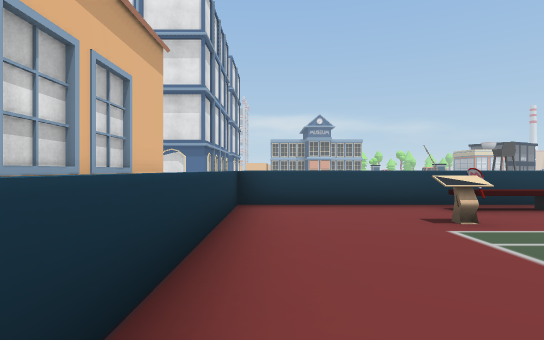
View 1 (above)

16 first-person views from a walk through a Unity game level. The camera is 1.4 m above the floor, looks level and sees 80° across. The floor is counted in squares, 2 m on a side. Each view is taken from the middle of a square. On the plan, view 1 faces up. The plan holds only what a view shows up to about 10 squares ahead; the rest is blank. The place goes on beyond the plan. The player is left out.

View 2
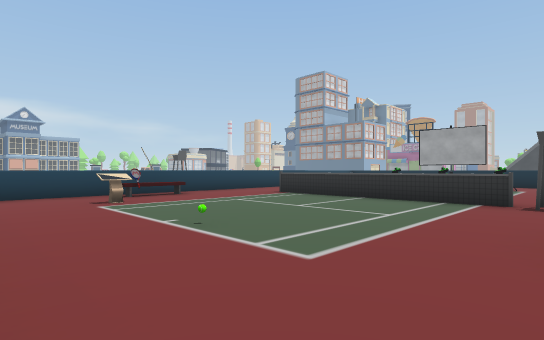

View 3
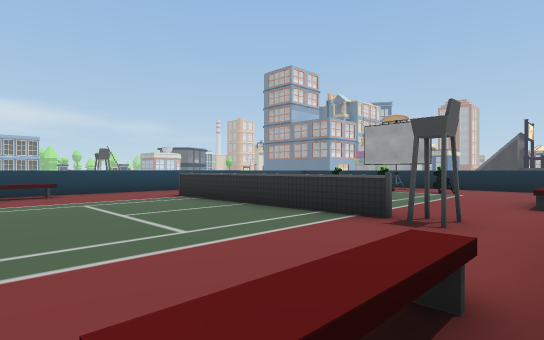

View 4
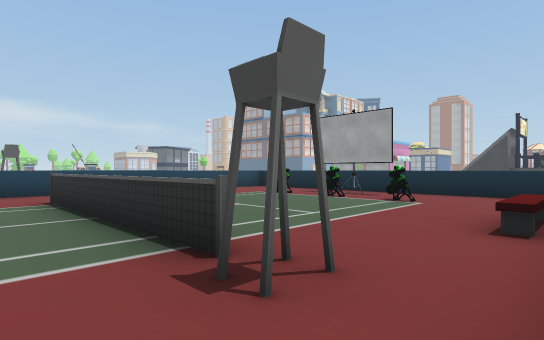

View 5
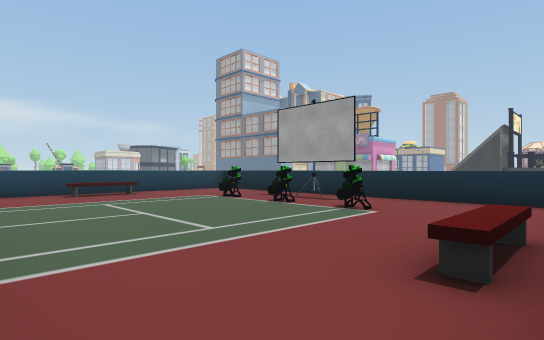

View 6
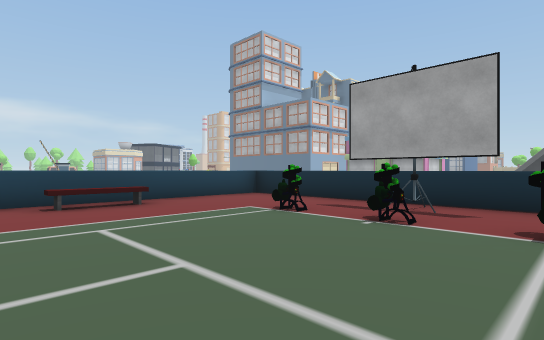

View 7
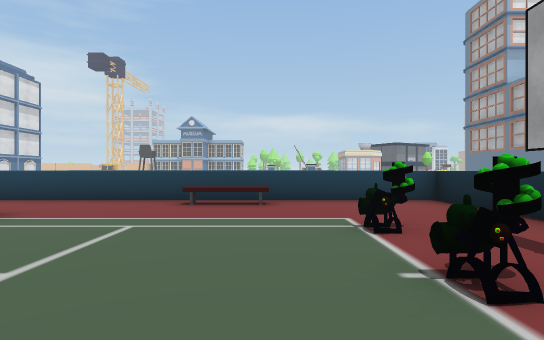

View 8
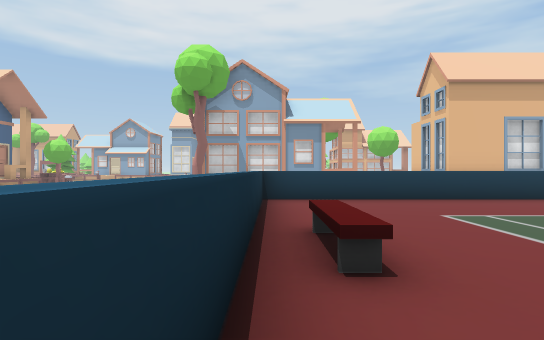

View 9
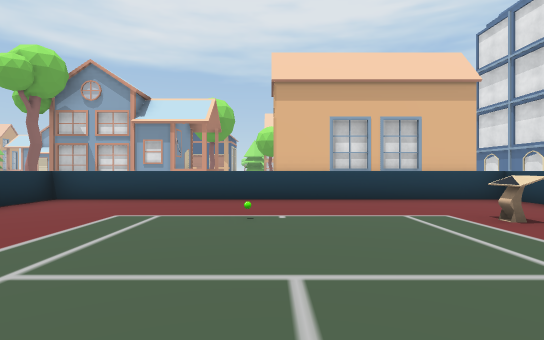

View 10
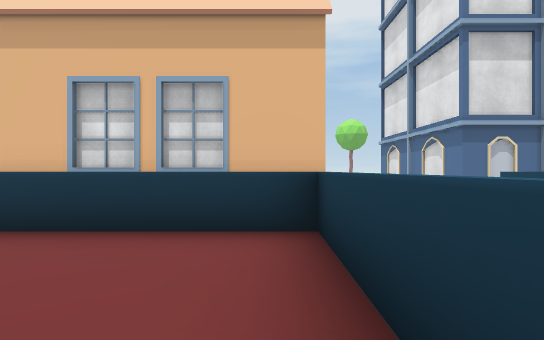

View 11
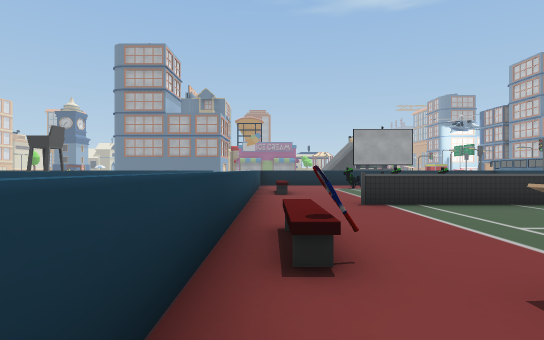

View 12
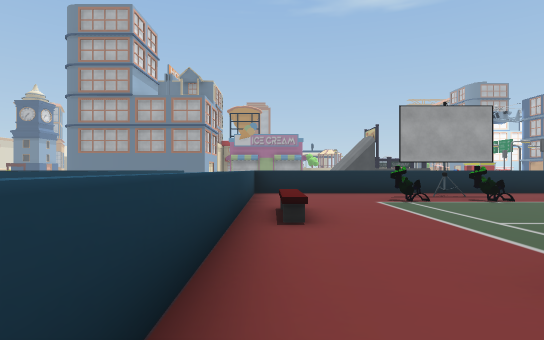

View 13
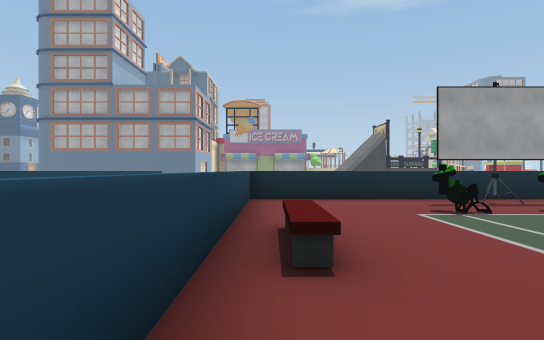

View 14
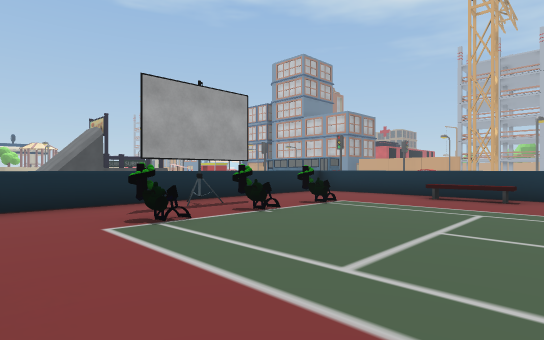

View 15
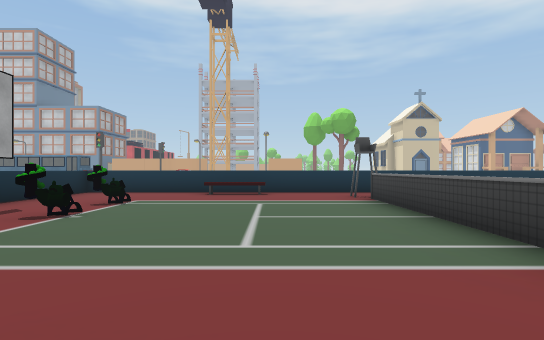

View 16
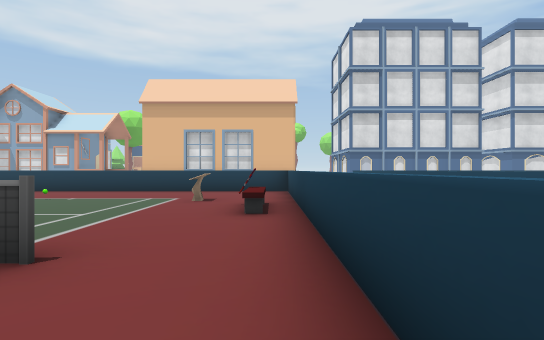

### Floor plan
Points are (right, up) in squares from view 1. A wall is a line through its corners. A room is listed if a view was taken in it or the views show most of it. See-through windows are left out.
Room 1 (views 1, 2, 3, 4, 5, 6, 7, 8, 9, 10, 11, 12, 13, 14, 15, 16)
walls: (7.6, -2) (7.6, 4.2) (7.6, -1.9); (4.1, -4.2) (6.1, -4.2); (11.1, -4.2) (12.8, -4.2); (15.8, -4) (15.8, 6.5) (-0.7, 6.5) (-0.7, -4.2) (-0.1, -4.2)
low walls: (4.9, -3.1) (4.9, -3.6) (3.1, -3.6); (5, 5.5) (4.4, 5.5); (12, -3.6) (10.2, -3.6) (10.2, -3.2) (12, -3.2); (12, 5.5) (10.1, 5.5)
objects: other object (3, 4); other object (4, 6); other object (13, -1); other object (13, 1) to (14, 1); other object (13, 3); other object (15, 1)

Where each view was taken, in squares from view 1:
view 1: 0 up, 0 right, facing up
view 2: 3 down, 0 right, facing up-right
view 3: 4 down, 3 right, facing up-right
view 4: 4 down, 6 right, facing up-right
view 5: 4 down, 8 right, facing up-right
view 6: 1 down, 9 right, facing up-right
view 7: 1 down, 12 right, facing up
view 8: 4 down, 7 right, facing left
view 9: 1 up, 7 right, facing left
view 10: 6 up, 3 right, facing left
view 11: 6 up, 1 right, facing right
view 12: 6 up, 6 right, facing right
view 13: 6 up, 8 right, facing right
view 14: 5 up, 9 right, facing down-right
view 15: 6 up, 10 right, facing down
view 16: 6 up, 10 right, facing left
